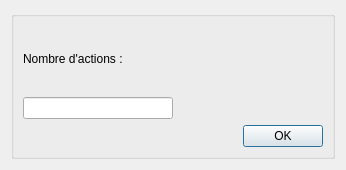
<?xml version="1.0" encoding="UTF-8"?>
<ui version="4.0">
 <class>dialog</class>
 <widget class="QDialog" name="dialog">
  <property name="geometry">
   <rect>
    <x>0</x>
    <y>0</y>
    <width>346</width>
    <height>170</height>
   </rect>
  </property>
  <property name="windowTitle">
   <string>Choisir le nombre d'actions</string>
  </property>
  <property name="whatsThis">
   <string>&lt;html&gt;&lt;head/&gt;&lt;body&gt;&lt;p&gt;Sur cette fenêtre, vous pouvez choisir le nombre d'actions que contiendra votre séquence.&lt;/p&gt;&lt;p&gt;1. Entrez un entier entre 1 et 20 ;&lt;/p&gt;&lt;p&gt;2. Cliquez sur &amp;quot;OK&amp;quot; ou appuyez sur la touche Entrée ;&lt;/p&gt;&lt;/body&gt;&lt;/html&gt;</string>
  </property>
  <layout class="QHBoxLayout" name="horizontalLayout">
   <item>
    <widget class="QGroupBox" name="groupBox">
     <property name="title">
      <string/>
     </property>
     <layout class="QGridLayout" name="gridLayout">
      <item row="0" column="0">
       <layout class="QVBoxLayout" name="verticalLayout">
        <item>
         <layout class="QHBoxLayout" name="horizontalLayout_3">
          <item>
           <widget class="QLabel" name="label">
            <property name="styleSheet">
             <string notr="true">font: 14pt &quot;MS Shell Dlg 2&quot;;</string>
            </property>
            <property name="text">
             <string>Nombre d'actions :</string>
            </property>
           </widget>
          </item>
          <item>
           <spacer name="horizontalSpacer_3">
            <property name="orientation">
             <enum>Qt::Horizontal</enum>
            </property>
            <property name="sizeHint" stdset="0">
             <size>
              <width>40</width>
              <height>20</height>
             </size>
            </property>
           </spacer>
          </item>
         </layout>
        </item>
        <item>
         <layout class="QHBoxLayout" name="horizontalLayout_4">
          <item>
           <widget class="QLineEdit" name="input_nb_actions">
            <property name="styleSheet">
             <string notr="true">font: 14pt &quot;MS Shell Dlg 2&quot;;</string>
            </property>
           </widget>
          </item>
          <item>
           <spacer name="horizontalSpacer_4">
            <property name="orientation">
             <enum>Qt::Horizontal</enum>
            </property>
            <property name="sizeHint" stdset="0">
             <size>
              <width>40</width>
              <height>20</height>
             </size>
            </property>
           </spacer>
          </item>
         </layout>
        </item>
        <item>
         <layout class="QHBoxLayout" name="horizontalLayout_2">
          <item>
           <spacer name="horizontalSpacer_2">
            <property name="orientation">
             <enum>Qt::Horizontal</enum>
            </property>
            <property name="sizeHint" stdset="0">
             <size>
              <width>40</width>
              <height>20</height>
             </size>
            </property>
           </spacer>
          </item>
          <item>
           <widget class="QPushButton" name="bouton_ok">
            <property name="styleSheet">
             <string notr="true">font: 75 14pt &quot;MS Shell Dlg 2&quot;;</string>
            </property>
            <property name="text">
             <string>OK</string>
            </property>
           </widget>
          </item>
         </layout>
        </item>
       </layout>
      </item>
     </layout>
    </widget>
   </item>
  </layout>
 </widget>
 <resources/>
 <connections>
  <connection>
   <sender>bouton_ok</sender>
   <signal>clicked()</signal>
   <receiver>dialog</receiver>
   <slot>valider_nb()</slot>
   <hints>
    <hint type="sourcelabel">
     <x>340</x>
     <y>142</y>
    </hint>
    <hint type="destinationlabel">
     <x>291</x>
     <y>176</y>
    </hint>
   </hints>
  </connection>
 </connections>
 <slots>
  <slot>valider_nb()</slot>
 </slots>
</ui>
